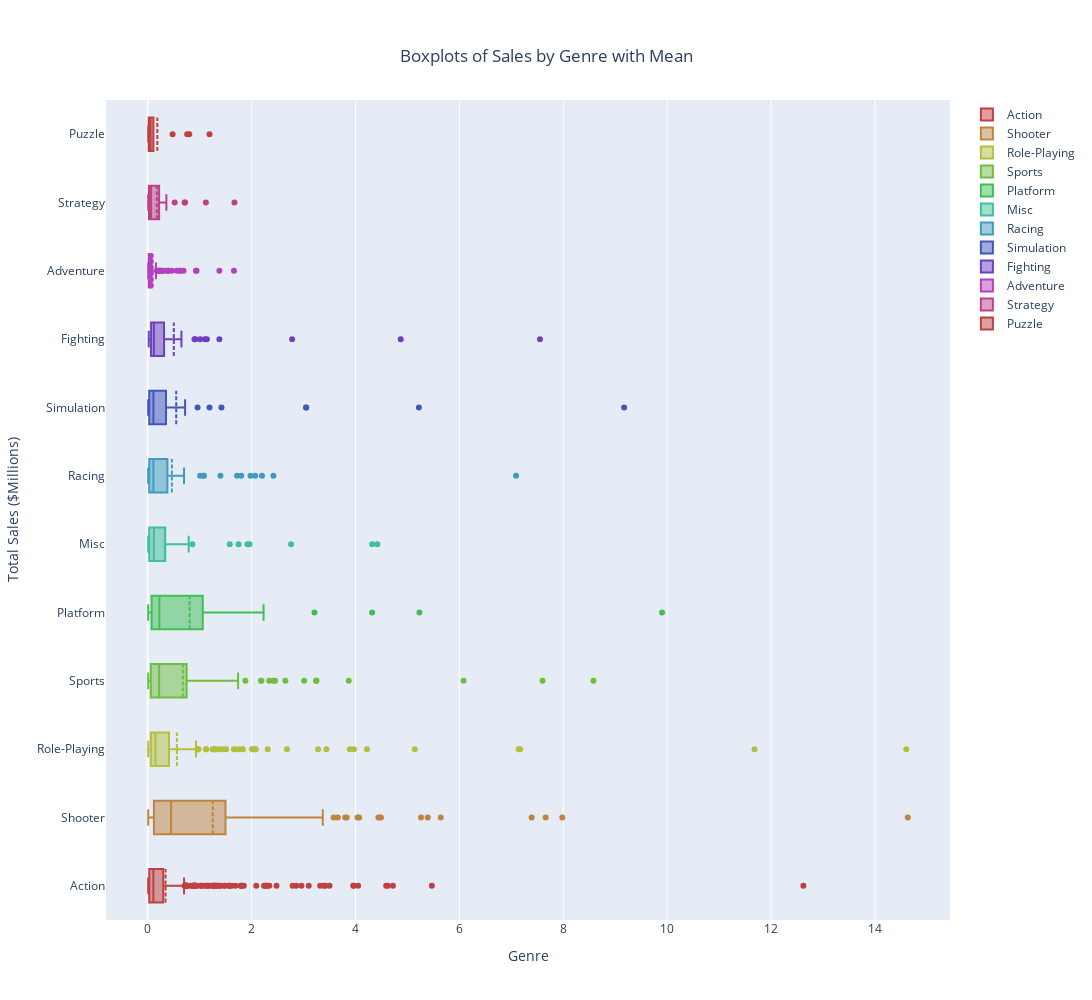

The notebook cell this image was saved under:
### Markdown cell above
### 3.4 Game Sales on High Performing Platforms

Compare sales of individual games within their platforms. This will be done by creating boxplots and looking at summary statistics.

### Code cell
# Group by Genre
genres = df.groupby(['genre'])['total_sales'].sum().sort_values(ascending=False).reset_index()

# Create rainbow colors for bar chart
c = ['hsl('+str(h)+',50%'+',50%)' for h in np.linspace(0, 360, len(genres['genre']))]

# Create box plot of total_sales by genre
fig = go.Figure()

# Add trace for each genre
for i in range(len(genres['genre'])):
    fig.add_trace(go.Box(x=df[df['genre'] == genres.iloc[i, genres.columns.get_loc('genre')]]['total_sales'],
                         name=genres.iloc[i, genres.columns.get_loc('genre')],
                         marker_color=c[i]))
    
# Show mean in box plot
fig.update_traces(boxmean=True)

fig.update_layout(title_text='Boxplots of Sales by Genre with Mean',
                  title={'y':0.95,
                        'x':0.5,
                        'xanchor': 'center',
                        'yanchor': 'top'},
                    xaxis_title='Genre',
                    yaxis_title='Total Sales ($Millions)')

# Move hover data to top left
#fig.update_layout(hovermode='y')

# hoverlabel align
#fig.update_traces(hoverlabel_align='right')

# Increase figure size
fig.update_layout(height=1000,
                  width=1500)


# Show figure
fig.show()

### Figure 1 — Plotly figure (JSON) as saved in the notebook; plotly's stock layout.template omitted (floating-point values rounded to 4 significant figures; data arrays with more than 128 entries replaced by an {"elided": "..."} marker saying what was removed)
{"data": [{"boxmean": true, "marker": {"color": "hsl(0.0,50%,50%)"}, "name": "Action", "type": "box", "x": {"elided": "665 float values"}}, {"boxmean": true, "marker": {"color": "hsl(32.72727272727273,50%,50%)"}, "name": "Shooter", "type": "box", "x": {"elided": "137 float values"}}, {"boxmean": true, "marker": {"color": "hsl(65.45454545454545,50%,50%)"}, "name": "Role-Playing", "type": "box", "x": {"elided": "262 float values"}}, {"boxmean": true, "marker": {"color": "hsl(98.18181818181819,50%,50%)"}, "name": "Sports", "type": "box", "x": {"elided": "142 float values"}}, {"boxmean": true, "marker": {"color": "hsl(130.9090909090909,50%,50%)"}, "name": "Platform", "type": "box", "x": [9.9, 5.23, 4.32, 3.21, 2.23, 1.91, 1.9, 1.83, 1.73, 1.54, 1.53, 1.47, 1.38, 1.3, 1.25, 1.1, 1.02, 0.66, 0.59, 0.58, 0.54, 0.51, 0.48, 0.39, 0.38, 0.34, 0.34, 0.31, 0.26, 0.25, 0.24, 0.25, 0.21, 0.19, 0.16, 0.16, 0.15, 0.15, 0.14, 0.15, 0.14, 0.12, 0.1, 0.1, 0.1, 0.09, 0.08, 0.07, 0.09, 0.07, 0.06, 0.05, 0.04, 0.04, 0.03, 0.03, 0.03, 0.03, 0.03, 0.03, 0.02, 0.01, 0.01, 0.01]}, {"boxmean": true, "marker": {"color": "hsl(163.63636363636363,50%,50%)"}, "name": "Misc", "type": "box", "x": {"elided": "129 float values"}}, {"boxmean": true, "marker": {"color": "hsl(196.36363636363637,50%,50%)"}, "name": "Racing", "type": "box", "x": [7.09, 2.42, 2.2, 2.07, 1.98, 1.8, 1.72, 1.4, 1.08, 1.08, 1.01, 0.69, 0.7, 0.67, 0.64, 0.51, 0.43, 0.38, 0.38, 0.36, 0.35, 0.28, 0.28, 0.27, 0.26, 0.25, 0.25, 0.24, 0.23, 0.18, 0.17, 0.16, 0.14, 0.13, 0.13, 0.12, 0.1, 0.1, 0.08, 0.09, 0.07, 0.08, 0.07, 0.06, 0.06, 0.05, 0.05, 0.05, 0.05, 0.05, 0.05, 0.04, 0.03, 0.04, 0.03, 0.03, 0.03, 0.03, 0.03, 0.03, 0.03, 0.02, 0.02, 0.02, 0.01, 0.01, 0.01, 0.01, 0.01, 0.01, 0.01, 0.01]}, {"boxmean": true, "marker": {"color": "hsl(229.0909090909091,50%,50%)"}, "name": "Simulation", "type": "box", "x": [9.17, 5.22, 3.05, 3.05, 1.42, 1.19, 0.96, 0.72, 0.65, 0.47, 0.42, 0.42, 0.36, 0.36, 0.35, 0.32, 0.22, 0.21, 0.2, 0.2, 0.2, 0.19, 0.16, 0.15, 0.16, 0.14, 0.12, 0.12, 0.11, 0.11, 0.1, 0.1, 0.08, 0.08, 0.06, 0.04, 0.04, 0.04, 0.03, 0.03, 0.03, 0.03, 0.03, 0.03, 0.02, 0.02, 0.02, 0.02, 0.02, 0.01, 0.01, 0.01, 0.01, 0.01, 0.01, 0.01, 0.01]}, {"boxmean": true, "marker": {"color": "hsl(261.8181818181818,50%,50%)"}, "name": "Fighting", "type": "box", "x": [7.55, 4.87, 2.78, 1.38, 1.14, 1.1, 1.01, 0.92, 0.9, 0.65, 0.36, 0.34, 0.33, 0.32, 0.31, 0.29, 0.26, 0.21, 0.19, 0.2, 0.19, 0.18, 0.18, 0.18, 0.16, 0.15, 0.12, 0.13, 0.12, 0.12, 0.11, 0.09, 0.09, 0.09, 0.1, 0.08, 0.09, 0.08, 0.07, 0.08, 0.07, 0.07, 0.06, 0.06, 0.05, 0.05, 0.03, 0.05, 0.03, 0.03, 0.03, 0.03, 0.02, 0.02, 0.02, 0.02]}, {"boxmean": true, "marker": {"color": "hsl(294.54545454545456,50%,50%)"}, "name": "Adventure", "type": "box", "x": {"elided": "187 float values"}}, {"boxmean": true, "marker": {"color": "hsl(327.27272727272725,50%,50%)"}, "name": "Strategy", "type": "box", "x": [1.67, 1.12, 0.72, 0.71, 0.52, 0.36, 0.35, 0.33, 0.32, 0.26, 0.24, 0.24, 0.23, 0.22, 0.22, 0.21, 0.19, 0.17, 0.14, 0.13, 0.13, 0.1, 0.08, 0.09, 0.08, 0.08, 0.08, 0.07, 0.06, 0.06, 0.06, 0.05, 0.05, 0.05, 0.04, 0.04, 0.04, 0.04, 0.04, 0.03, 0.03, 0.03, 0.02, 0.02, 0.02, 0.02, 0.02, 0.02, 0.02, 0.01, 0.01, 0.01, 0.01, 0.01, 0.01, 0.01]}, {"boxmean": true, "marker": {"color": "hsl(360.0,50%,50%)"}, "name": "Puzzle", "type": "box", "x": [1.19, 0.8, 0.76, 0.48, 0.11, 0.11, 0.1, 0.1, 0.1, 0.07, 0.06, 0.05, 0.03, 0.02, 0.02, 0.02, 0.02, 0.01, 0.01, 0.01, 0.01, 0.01]}], "layout": {"height": 1000, "title": {"text": "Boxplots of Sales by Genre with Mean", "x": 0.5, "xanchor": "center", "y": 0.95, "yanchor": "top"}, "width": 1500, "xaxis": {"title": {"text": "Genre"}}, "yaxis": {"title": {"text": "Total Sales ($Millions)"}}}}
